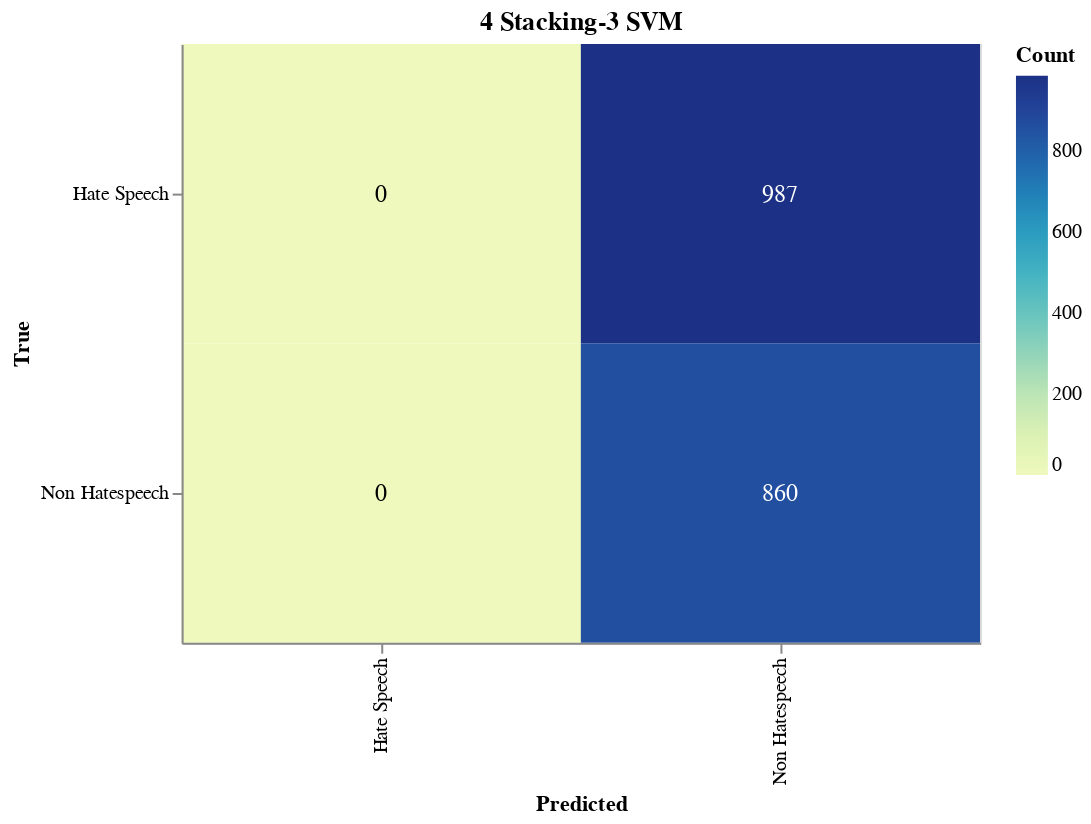

Notebook code for this chart:
### Markdown cell above
#### Save Confusion Matrix

### Code cell
import altair as alt
import altair_saver
import pandas as pd
from sklearn.metrics import confusion_matrix

# Calculate the confusion matrix
cm = confusion_matrix(true_labels, adjusted_predictions)

# Define class names
class_names = ['Hate Speech', 'Non Hatespeech']

# Convert confusion matrix to DataFrame
cm_df = pd.DataFrame(cm, index=class_names, columns=class_names).reset_index().melt(id_vars='index')
cm_df.columns = ['True', 'Predicted', 'Count']

# Ensure the order of categories
cm_df['True'] = pd.Categorical(cm_df['True'], categories=class_names, ordered=True)
cm_df['Predicted'] = pd.Categorical(cm_df['Predicted'], categories=class_names, ordered=True)

# Create the Altair plot
heatmap = alt.Chart(cm_df).mark_rect().encode(
    x=alt.X('Predicted:O', sort=class_names),
    y=alt.Y('True:O', sort=class_names),
    color='Count:Q',
    tooltip=['True', 'Predicted', 'Count']
).properties(
    width=400,
    height=300,
    title='4 Stacking-3 SVM'
)

# Add text labels
text = heatmap.mark_text(
    align='center',
    baseline='middle',
    fontSize=12
).encode(
    text='Count:Q',
    color=alt.condition(
        alt.datum.Count > cm.max() / 2,
        alt.value('white'),
        alt.value('black')
    )
)

# Combine heatmap and text
final_chart = heatmap + text

# Display the plot
final_chart.show()

### Figure 1 — Vega-Lite specification as saved in the notebook (floating-point values rounded to 4 significant figures)
{"config": {"view": {"continuousWidth": 300, "continuousHeight": 300}}, "layer": [{"mark": {"type": "rect"}, "encoding": {"color": {"field": "Count", "type": "quantitative"}, "tooltip": [{"field": "True", "type": "ordinal"}, {"field": "Predicted", "type": "ordinal"}, {"field": "Count", "type": "quantitative"}], "x": {"field": "Predicted", "sort": ["Hate Speech", "Non Hatespeech"], "type": "ordinal"}, "y": {"field": "True", "sort": ["Hate Speech", "Non Hatespeech"], "type": "ordinal"}}, "title": "4 Stacking-3 SVM"}, {"mark": {"type": "text", "align": "center", "baseline": "middle", "fontSize": 12}, "encoding": {"color": {"condition": {"test": "(datum.Count > 493.5)", "value": "white"}, "value": "black"}, "text": {"field": "Count", "type": "quantitative"}, "tooltip": [{"field": "True", "type": "ordinal"}, {"field": "Predicted", "type": "ordinal"}, {"field": "Count", "type": "quantitative"}], "x": {"field": "Predicted", "sort": ["Hate Speech", "Non Hatespeech"], "type": "ordinal"}, "y": {"field": "True", "sort": ["Hate Speech", "Non Hatespeech"], "type": "ordinal"}}, "title": "4 Stacking-3 SVM"}], "data": {"name": "data-010c52edfd2079f09c0236dffc020b77"}, "height": 300, "width": 400, "$schema": "https://vega.github.io/schema/vega-lite/v5.17.0.json", "datasets": {"data-010c52edfd2079f09c0236dffc020b77": [{"True": "Hate Speech", "Predicted": "Hate Speech", "Count": 0}, {"True": "Non Hatespeech", "Predicted": "Hate Speech", "Count": 0}, {"True": "Hate Speech", "Predicted": "Non Hatespeech", "Count": 987}, {"True": "Non Hatespeech", "Predicted": "Non Hatespeech", "Count": 860}]}}
